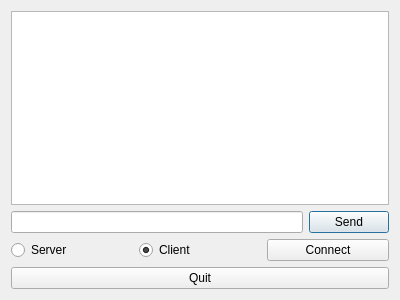
<?xml version="1.0" encoding="UTF-8"?>
<ui version="4.0">
 <class>Dialog</class>
 <widget class="QDialog" name="Dialog">
  <property name="geometry">
   <rect>
    <x>0</x>
    <y>0</y>
    <width>400</width>
    <height>300</height>
   </rect>
  </property>
  <property name="windowTitle">
   <string>Bluetooth Chat</string>
  </property>
  <layout class="QVBoxLayout" name="verticalLayout">
   <item>
    <widget class="QTextEdit" name="chat">
     <property name="focusPolicy">
      <enum>Qt::NoFocus</enum>
     </property>
    </widget>
   </item>
   <item>
    <layout class="QHBoxLayout" name="horizontalLayout">
     <item>
      <widget class="QLineEdit" name="sendText"/>
     </item>
     <item>
      <widget class="QPushButton" name="sendButton">
       <property name="text">
        <string>Send</string>
       </property>
       <property name="default">
        <bool>true</bool>
       </property>
      </widget>
     </item>
    </layout>
   </item>
   <item>
    <layout class="QHBoxLayout" name="horizontalLayout_2">
     <item>
      <widget class="QRadioButton" name="server">
       <property name="text">
        <string>Server</string>
       </property>
      </widget>
     </item>
     <item>
      <widget class="QRadioButton" name="client">
       <property name="text">
        <string>Client</string>
       </property>
       <property name="checked">
        <bool>true</bool>
       </property>
      </widget>
     </item>
     <item>
      <widget class="QPushButton" name="connectButton">
       <property name="text">
        <string>Connect</string>
       </property>
      </widget>
     </item>
    </layout>
   </item>
   <item>
    <widget class="QPushButton" name="quitButton">
     <property name="text">
      <string>Quit</string>
     </property>
    </widget>
   </item>
  </layout>
 </widget>
 <resources/>
 <connections/>
</ui>
